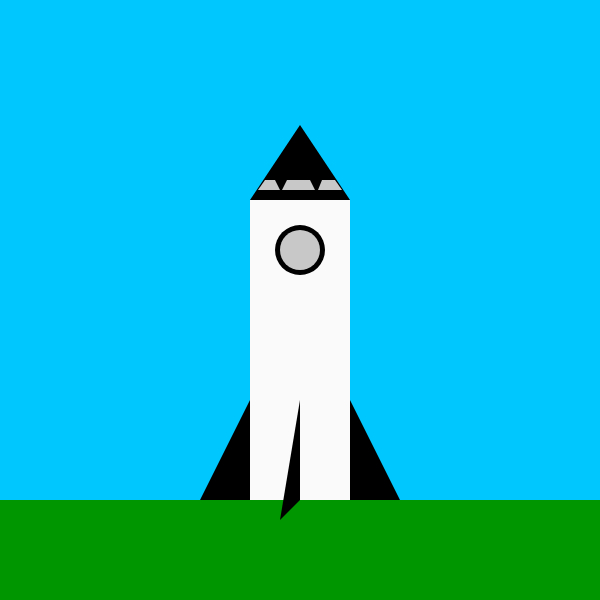
Frame 1 (no input)
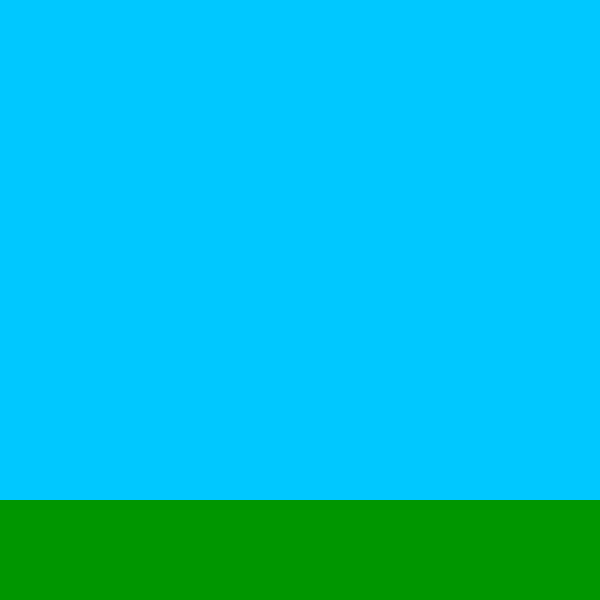
Frame 60 (no input)
Frame 120 (the mouse pressed at the canvas centre since frame 60): identical to frame 60, image omitted

The p5.js sketch that drew these frames (run headless with seeded random() and noise() and a simulated clock; from frame 60 on, the mouse is pressed at the canvas centre):

// p5.js sketch
// ── sketch.js
// give movableShape a nice, descriptive name to work with here
// (i.e., replace the variable name myShape with something more descriptive (e.g., myCar, myRocket).)
var myShuttle = movableShape;

// Redefine drawShape() by putting your moving shape in here
// (Basically, you can copy and paste your code from last time, although you may wish to refactor it so that it's more readable.)
// That said, you may wish to try putting your unrefactored, raw drawing code from week 1 in here
myShuttle.drawShape = function () {
	// your code goes here
	noStroke(); // Draw shapes without an outline.
	// The body of the shuttle.
	fill(250); // The space shuttle is white.
	rect(250, 200, 100, 300); // The main structure.
	// The shuttle's wings.
	fill(0); // Will be black.
	triangle(250, 200, 350, 200, 300, 125); // The nose of the shuttle.
	triangle(200, 500, 250, 500, 250, 400); // The left wing.
	triangle(350, 500, 400, 500, 350, 400); // The right wing.
	triangle(300, 500, 280, 520, 300, 400); // The middle wing.

	// Windows on the shuttle.
	fill(200) // Windows will be a very light gray.
	quad(258, 190, 280, 190, 275, 180, 265, 180); // Small left window on the nose of the shuttle.
	quad(282, 190, 315, 190, 310, 180, 287, 180); // Large middle window on the nose.
	quad(318, 190, 342, 190, 335, 180, 322, 180); // Small right window on the nose.
	fill(0); // The circular frame of the window will be black.
	ellipse(300, 250, 50, 50); // Outer frame of the window.
	fill(200); // The window itself will be light gray like the other windows.
	ellipse(300, 250, 40, 40); // The main window on the body of the shuttle.

};

// You will also need to do some work to set the speed of the shape. How do you want it to move? What do you need to change to get it to move?

setup = function() {
	createCanvas(600, 600);
};

draw = function() {
  background(color(0, 200, 255)); // refresh the background; sky blue
	noStroke(); // Draw shapes without an outline.
	fill('rgb(0,150,0)'); // A green lawn.
	rect(0, 500, 600, 100)
  myShuttle.display(); // display myShape
  myShuttle.update(); // and then update it
};

// ── movable-shape.js
var movableShape = {
	// x and y indicate the current position of the shape
  // x and y can be offset in setup() to move the shape wherever you'd like it to go
	x: 0,
	y: 0,
	// origin is used to store the original position of the shape
	origin: { x: 0, y: 0},
	// delta.x and delta.y indicate how much to move() the shape
	speed: { x: 0, y: 0 },

	/*
		Put your shape(s) in drawShape()
		You can simply override what is here in your sketch.js:
			"myShape.drawShape = function () {
				// your code goes here"
			};
		It is blank here so the code runs without any revision.
	*/
	drawShape: function () {},

	// A common pattern in Processing is to give each object its own display() and update() functions, each of which are called in draw().

	// The display function uses translate() to move the shape, en masse, to the current x and y.
	display: function () {
		push();
		translate(this.x - this.origin.x, this.y - this.origin.y); // this is where the magic happens
		this.drawShape(); // this is where your drawShape() gets called
		pop();
	},

	// update() groups together all the things that happen each time draw() is called
	// If you wanted to build some acceleration in here, you might add a line or two to modify the speed
	update: function () {
		this.move();
		myShuttle.speed.y = -10
	},

	// Applies speed.x and speed.y to the shape
	move: function () {
		this.x += this.speed.x; // this line is the same as: this.x = this.x + this.speed.x;
		this.y += this.speed.y; // this line is the same as: this.y = this.y + this.speed.y;
	}

};
